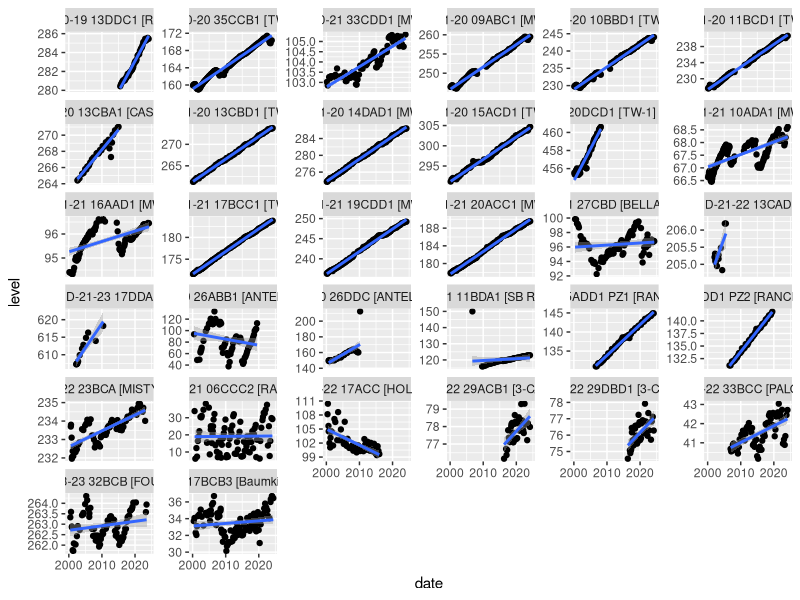
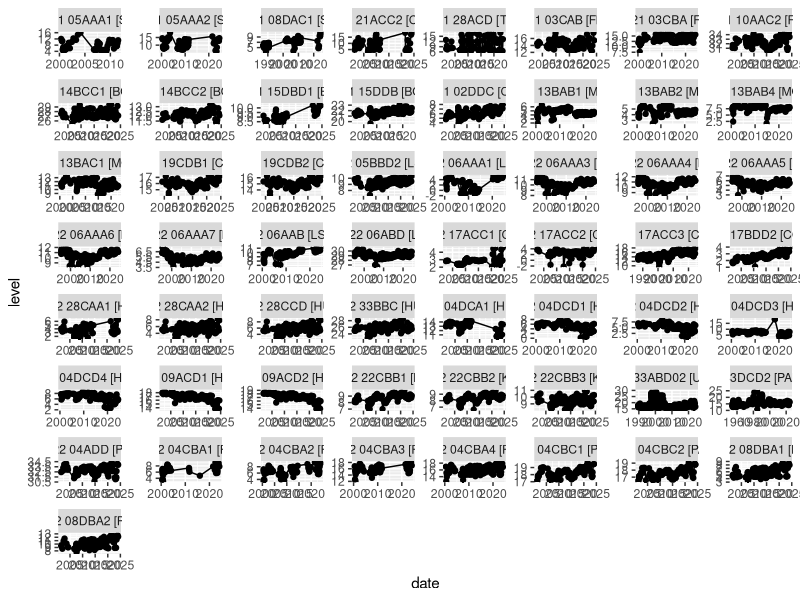
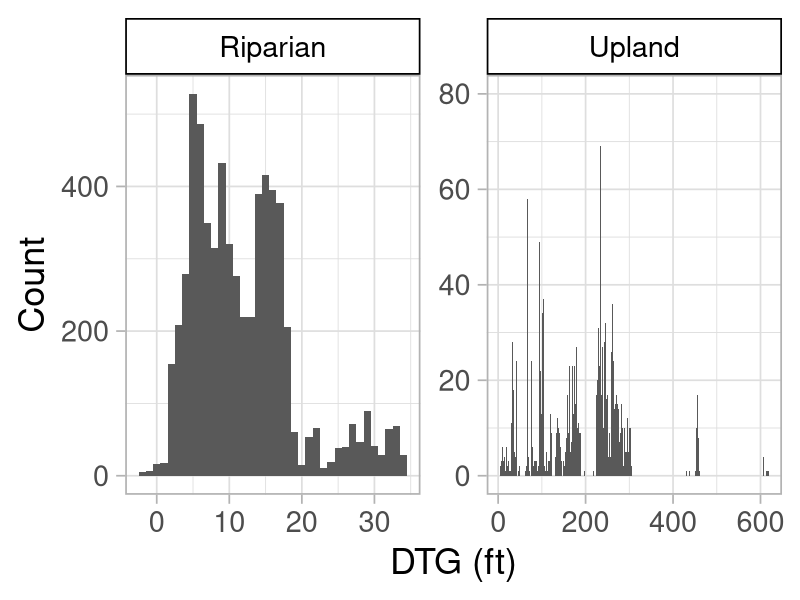
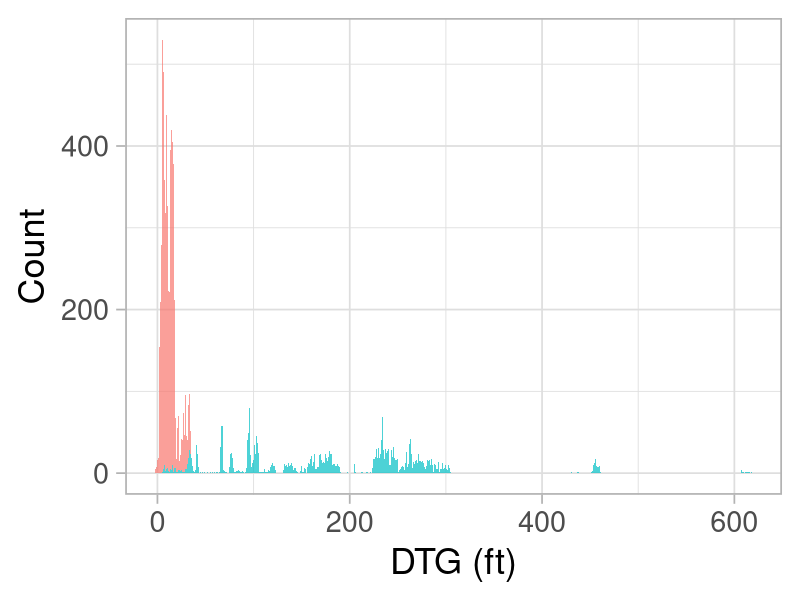
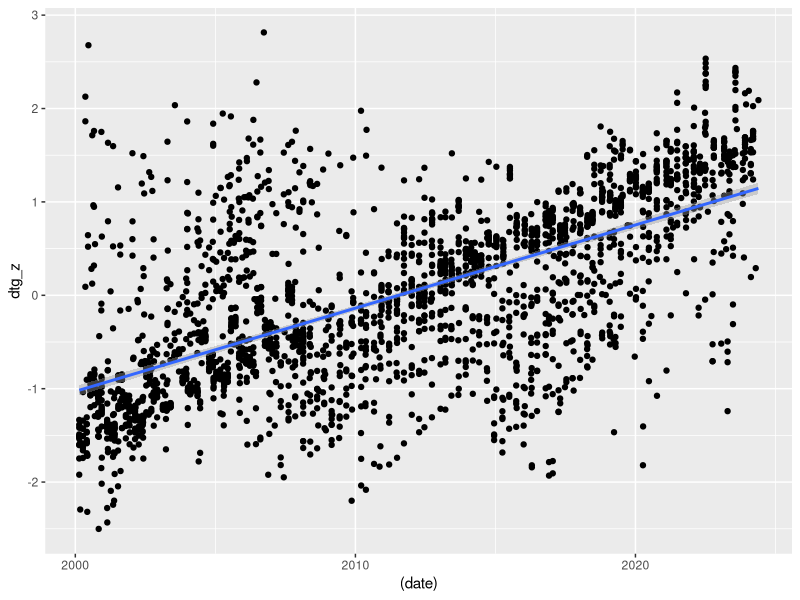
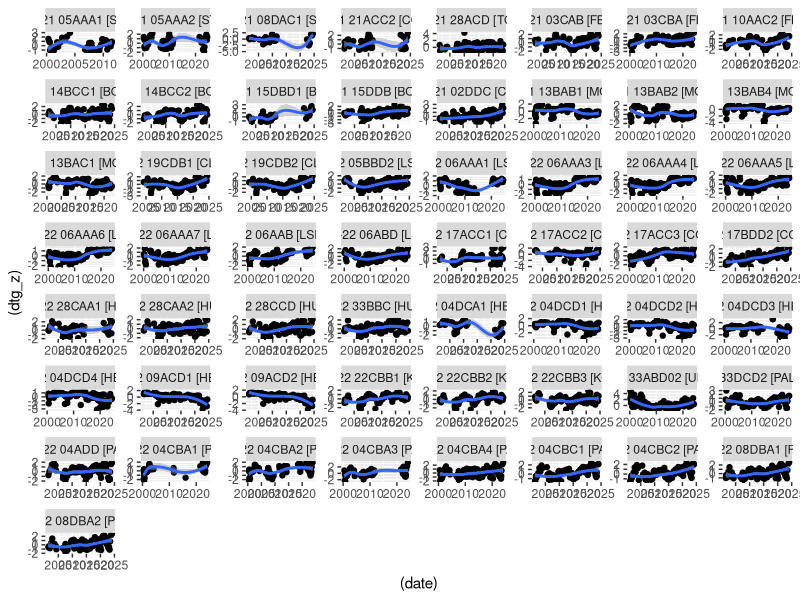
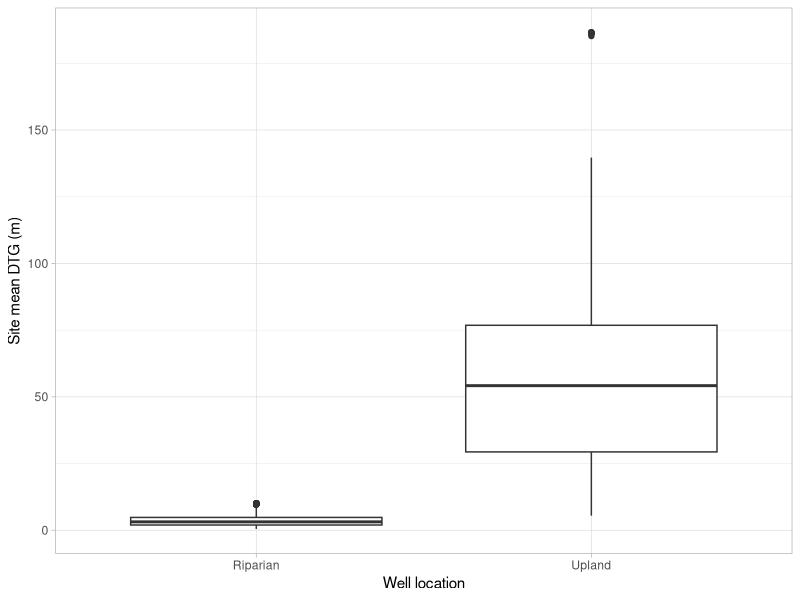
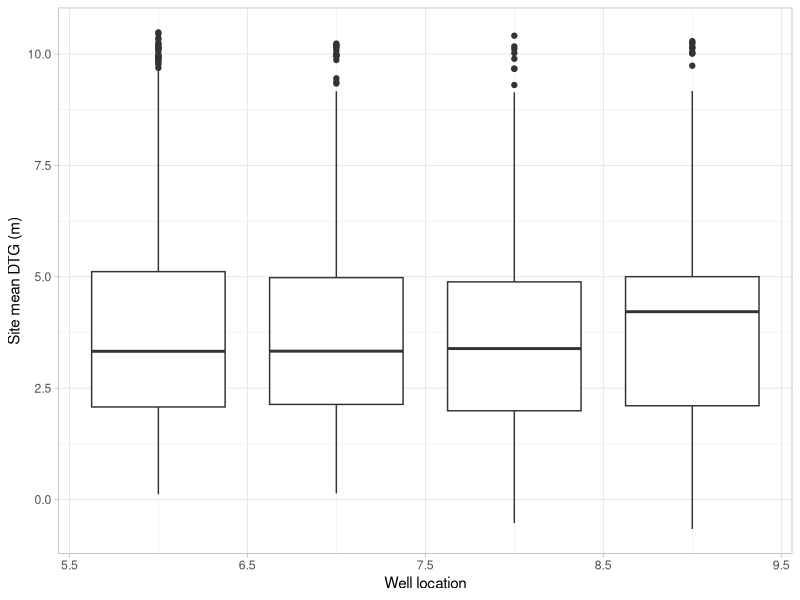

These figures' R source, in order:
library(tidyverse)
library(broom)

# function for calculating well temporal coverage:

# proportion of measurements for each well in each month

well_covg <- function(df){
  
  info <- df %>% 
    mutate(yr = year(date), mth = month(date)) %>%
    group_by(name, mth) %>% 
    summarise(yr_s = min(yr), yr_f = max(yr),
              msmts = n(), yr_dur = case_when(yr_s < 2000 ~ (yr_f - 2000)+1,
                                              yr_s >= 2000 ~ (yr_f - yr_s)+1))
  
  return(info)
  
}



# Groundwater Measurements from uppersanpedrowhip.org/map

# Alluvial:

alluv_levels <- read_csv("data/Near-stream_alluvial-aquifer_water_levels.csv",
                         skip = 2, col_names = T)

alluvial <- alluv_levels %>% 
  transmute(date = as.POSIXct(lev_timestamp, 
                              tryFormats = c("%m/%d/%Y")),
            name = station_nm, 
            lat = y, 
            lon = x, 
            level = lev_va) %>%
  mutate(well = "Riparian")

# ggplot(filter(alluvial, year(date) %in% seq(2000,2024,by=1)), 
#        aes(x = date, y = level, group = name))+
# #   geom_point()+
# #   geom_smooth(method = "lm")
# # looks to be an increase of a mean of about 0.85 m per 24 years
# # 0.035 m per year (mean decline of 35 mm per year!!!)
# # well trends are variable...
# 
# alluv_covg <- well_covg(alluvial)
# 
# alluv_trends <- alluvial %>% 
#   filter(year(date) %in% seq(2000,2024,by=1)) %>% 
#   group_by(name) %>% 
#   reframe(tidy(lm(level ~ year(date)))) %>% 
#   filter(term == "year(date)", p.value <= 0.05)
# mean(alluv_trends$estimate) # increase in DTG of about 0.02 ft/yr (fifth of an inch)
# 0.0199 if only keeping significant trends
# Rest of the wells (Upland area; Regional aquifer):

regional_levels <- read_csv("data/Groundwater_levels_below_land_surface.csv")

regional <- regional_levels %>% 
  transmute(date = as.POSIXct(lev_timestamp, 
                              tryFormats = c("%m/%d/%y")),
            name = station_nm, 
            lat = y, lon = x, 
            level = lev_va) %>% 
  mutate(well = "Upland") %>% 
  filter(year(date) <= 2024)

reg_trends <- regional %>% 
  filter(year(date) %in% seq(2000,2024,by=1)) %>% 
  group_by(name) %>% 
  reframe(tidy(lm(level ~ year(date)))) %>% 
  filter(term == "year(date)", p.value <= 0.05)
# "for wells with statistically significant (p <= 0.05) trends over time (2000 to 2024),
# rates of DTG change ranged from x to y"

min(reg_trends$estimate)
max(reg_trends$estimate)
median(reg_trends$estimate) # but what do i do with confidence intervals?
mean(reg_trends$estimate) # increase in DTG of about 0.39 ft/year (~4.7 inches) (am i supposed to avg the CI bounds?)
# 0.512 ft/year if only keeping significant trends
# maybe an average is not the parameter that i'm interested in
# give range of estimates and range of confidence intervals???

ggplot(filter(regional, year(date) %in% seq(2000,2024,by=1)), 
       aes(x = date, y = level, group = name))+
  geom_point()+
  geom_smooth(method = "lm")+
  facet_wrap(~name, scales = "free_y")
# should average all of the rates calculated for each well (name)
# histogram of slope trends


## combine ##
# combine groundwater measurements

water_combo <- rbind(regional, alluvial) %>% 
  select(date, name, well, level) %>% 
  mutate(szn = case_when(month(date) %in% c(1, 2, 3) ~ "JFM",
                         month(date) %in% c(4, 5, 6) ~ "AMJ",
                         month(date) %in% c(7, 8, 9) ~ "JAS",
                         month(date) %in% c(10, 11, 12) ~ "OND"))

water_stats <- water_combo %>% 
  filter(year(date) <= 2024 & year(date) >= 2000) %>% 
  filter(!is.na(level)) %>% 
  group_by(name, szn) %>% 
  summarise(dtg_mean = mean(level, na.rm = T),
            dtg_sd = sd(level, na.rm = T),
            dtg_cv = dtg_sd / dtg_mean) %>% 
  ungroup()

groundwater <- full_join(water_combo, water_stats) %>% 
  mutate(dtg_z = (level - dtg_mean)/dtg_sd)

ggplot(filter(groundwater, well == "Riparian"), 
       aes(x = date, y = level))+
  geom_point()+
  geom_line()+
  facet_wrap(~name, scales = "free")

groundwater$method <- "seasonal stats"

ggplot(groundwater, aes(x = (level)))+
  geom_histogram(binwidth = 1)+
  facet_wrap(~well, scales = "free")+
  theme_light(base_size = 26)+
  theme(strip.background = element_rect(color = "black", fill = "white"))+
  theme(strip.text = element_text(colour = 'black'))+
  theme(legend.position="none")+
  labs(x = "DTG (ft)", y = "Count")

ggplot(groundwater, aes(x = level, fill = well))+
  geom_histogram(binwidth = 1, alpha = 0.7)+
  #facet_wrap(~well, scales = "free")+
  theme_light(base_size = 26)+
 # theme(strip.background = element_rect(color = "black", fill = "white"))+
#  theme(strip.text = element_text(colour = 'black'))+
  theme(legend.position="none")+
  labs(x = "DTG (ft)", y = "Count")

#write_csv(groundwater, "data/Processed/USP_GW_Zscores_Seasonal_01032025.csv")


min(subset(groundwater, well == "Riparian")$level)
max(subset(groundwater, well == "Riparian")$level)
min(subset(groundwater, well == "Upland")$level)
max(subset(groundwater, well == "Upland")$level)

# VISUALIZE:

ggplot(filter(groundwater, well == "Upland", 
              year(date) >= 2000), 
       aes(x = (date), y = dtg_z))+
  geom_point()+
  geom_smooth(method = 'lm')
summary(lm(dtg_z ~ year(date), data = filter(groundwater, well == "Upland", 
                                    year(date) >= 2000)))
# +
#   facet_wrap(~name, scales = "free")

ggplot(filter(groundwater, well == "Riparian", 
              year(date) >= 2000), 
       aes(x = (date), y = (dtg_z)))+
  geom_point()+
  geom_smooth()+
  facet_wrap(~name, scales = "free")

ggplot(groundwater, aes(x = well, y = (dtg_mean*0.3048)))+
  geom_boxplot()+
  theme_light()+
  labs(x = "Well location", y = "Site mean DTG (m)")

ggplot(filter(groundwater, well == "Riparian" & month(date) %in% c(6, 7, 8, 9)), 
       aes(x = month(date), group = month(date), y = (level*0.3048)))+
  geom_boxplot()+
  theme_light()+
  labs(x = "Well location", y = "Site mean DTG (m)")

ggplot(groundwater, aes(x = well, y = -dtg_mean*0.3048))+
  geom_boxplot()+
  theme_light()+
  labs(x = "Well location", y = "Depth to groundwater (m)")
